Frame 1 (no input): blank canvas, image omitted
Frame 60 (no input): blank canvas, image omitted
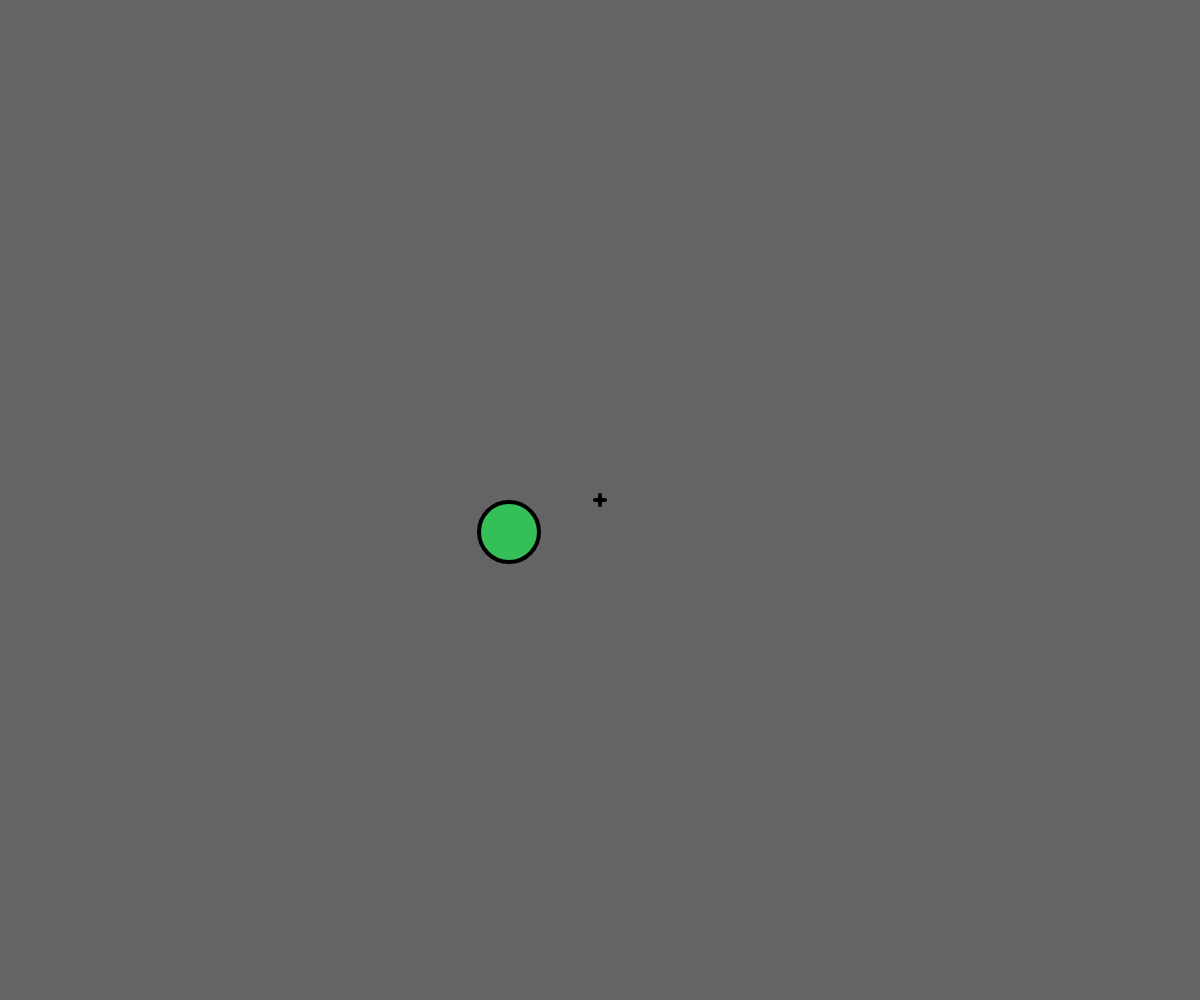
Frame 120 (the mouse pressed at the canvas centre since frame 60)

The p5.js sketch whose frames 1 and 60 were blank and that drew this single picture after the mouse press (run headless with seeded random() and noise() and a simulated clock; from frame 60 on, the mouse is pressed at the canvas centre):

// p5.js sketch
// ── sketch.js
var ball = [];
var i = 0;


function setup() {
  createCanvas(windowWidth,windowHeight);

  noCursor();

  for(var i = 0; i < 25; i++) {
    ball[i] = new bouncer();
  }

}

function draw() {
  background(100);
  for(var i = 0; i < ball.length; i++) {
    ball[i].bounce();
    ball[i].make();
  }


  line(mouseX-5,mouseY,mouseX+5,mouseY);
  line(mouseX,mouseY+5,mouseX,mouseY-5);
}

function mousePressed(){
  if (i > 24) {
    i = 0;
  }
  ball[i].posX = mouseX;
  ball[i].posY = mouseY;
  ball[i].speedY = 0;
  ball[i].speedX = random(-3,3);
  i++;

}

function bouncer() {
  this.posX;
  this.posY;
  this.speedX = random(-3,3);
  this.speedY = 0;
  this.gravity = 1;
  this.c = color(random(255), random(255), random(255));

  this.bounce = function() {
    this.posX += this.speedX;
    this.speedY += this.gravity;
    this.posY += this.speedY;

    if (this.posY + 30 > height) {
      this.speedY = -this.speedY;
    }

    if (this.posX - 30 < 0) {
      this.speedX = -this.speedX;
    }

    if (this.posX + 30 > width) {
      this.speedX = -this.speedX;
    }

  }

  this.make = function() {
    fill(this.c);
    strokeWeight(4);
    ellipse(this.posX, this.posY, 60, 60);
  }
}
